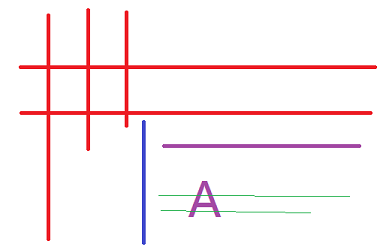
//> input picture images/morph01.png, 392 x 247 px
$ ./main060   (built with g++ and OpenCV 4)
//> lines starting //> are read from the running program, lines starting //| are printed output that depends on the picture; after the words box and inside, x2 and y2 are one past the last pixel; in counts of white or black regions, pixels touching at a corner belong together
/*
二值图像分析 – 霍夫直线检测二
OpenCV中还有另外一个霍夫直线检测的API，该API更为常用，它会直接返回直线的空间坐标点，比返回霍夫空间参数更加的直观，容易理解，而且还可以声明线段长度、间隔等参数，非常有用。该参数详解如下：
void cv::HoughLinesP(
	InputArray image,
	OutputArray lines,
	double rho,
	double theta,
	int threshold,
	double 	minLineLength = 0,
	double 	maxLineGap = 0
)
Image输入二值图像
Lines 返回的直线两个点
Rho 极坐标r得步长
Theta角度步长
Threshold累加器阈值
minLineLength最小线段长度
maxLineGap线段间隔
*/

#include <opencv2/opencv.hpp>
#include <iostream>

using namespace cv;
using namespace std;

int main(int argc, const char *argv[])
{
	Mat src = imread("../images/morph01.png");
//> src is the input picture: 247 rows x 392 cols, CV_8UC3; mean B, G, R 242.7, 240.9, 251.4
	if (src.empty()) {
		printf("could not load image...\n");
		return -1;
	}
	namedWindow("input", WINDOW_AUTOSIZE);
	imshow("input", src);

	// 去噪声与二值化
	Mat gray, binary;
	Canny(src, binary, 80, 160, 3, false);
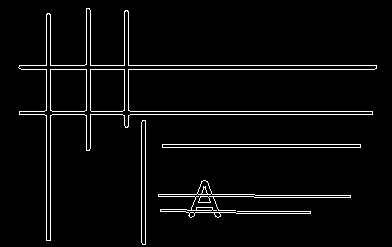
//> binary: 247 rows x 392 cols, CV_8UC1; 3.9% white in thin lines or dots, all inside (x1, y1, x2, y2) = (18, 8, 377, 245)
	imshow("binary", binary);
	imwrite("D:/binary.png", binary);

	vector<Vec4i> lines;
	HoughLinesP(binary, lines, 1, CV_PI / 180, 80, 30, 10);
//> lines = 20 lines (x1, y1, x2, y2), first 8: [19, 114, 372, 114], [21, 69, 374, 69], [19, 65, 376, 65], [19, 111, 372, 111], [50, 240, 50, 14], [46, 240, 46, 14], [162, 147, 360, 147], [162, 144, 360, 144]
	Mat result = Mat::zeros(src.size(), src.type());
	for (size_t i = 0; i < lines.size(); i++)
	{
		line(result, Point(lines[i][0], lines[i][1]),
			Point(lines[i][2], lines[i][3]), Scalar(0, 255, 0), 1, 8);
	}
//> this loop made 20 passes
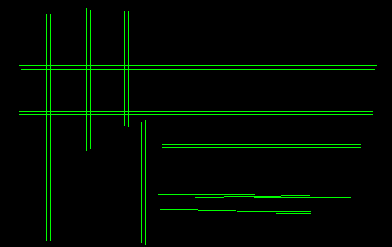
//> result: 247 rows x 392 cols, CV_8UC3; mean B, G, R 0, 9.2, 0
	imshow("contours", result);

	waitKey(0);
	destroyAllWindows();

	return 0;
}

$ run again, with images/morph02.png copied over images/morph01.png
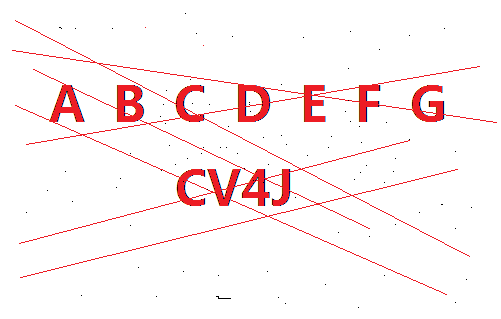
//> input picture images/morph02.png, 501 x 319 px
//> src is the input picture: 319 rows x 501 cols, CV_8UC3; mean B, G, R 242.9, 242.5, 252.7
//> `Canny(src, binary, 80, 160, 3, false);`:
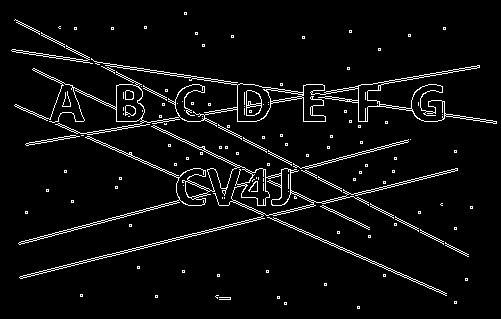
//> binary: 319 rows x 501 cols, CV_8UC1; 4.8% white in thin lines or dots
//> lines = 35 lines (x1, y1, x2, y2), first 8: [19, 277, 456, 168], [20, 278, 457, 169], [26, 145, 163, 121], [162, 170, 429, 288], [19, 244, 207, 194], [16, 52, 190, 77], [232, 199, 340, 247], [26, 143, 285, 98]
//> the loop `for (size_t i = 0; i < lines.size(); i++)` made 35 passes
//> after the loop `for (size_t i = 0; i < lines.size(); i++)`:
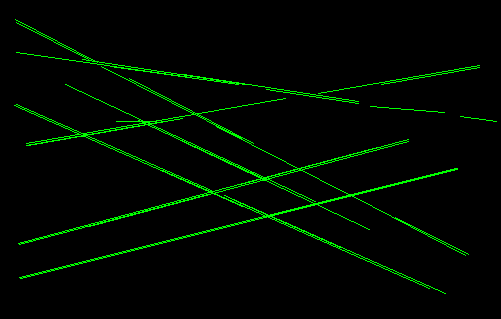
//> result: 319 rows x 501 cols, CV_8UC3; mean B, G, R 0, 8.8, 0

$ run again, with images/63_12_map.png copied over images/morph01.png
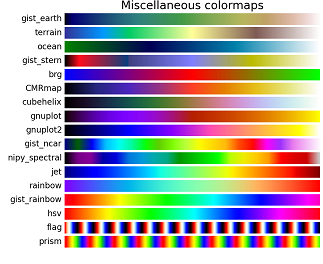
//> input picture images/63_12_map.png, 323 x 264 px
//> src is the input picture: 264 rows x 323 cols, CV_8UC3; mean B, G, R 168.2, 169.9, 175.9
//> `Canny(src, binary, 80, 160, 3, false);`:
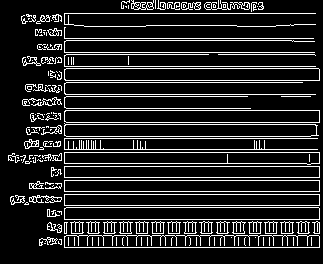
//> binary: 264 rows x 323 cols, CV_8UC1; 14.1% white in thin lines or dots
//> lines = 36 lines (x1, y1, x2, y2), first 8: [66, 207, 318, 207], [64, 138, 317, 138], [64, 166, 319, 166], [64, 152, 319, 152], [64, 52, 314, 52], [66, 68, 318, 68], [64, 219, 319, 219], [65, 80, 319, 80]
//> the loop `for (size_t i = 0; i < lines.size(); i++)` made 36 passes
//> after the loop `for (size_t i = 0; i < lines.size(); i++)`:
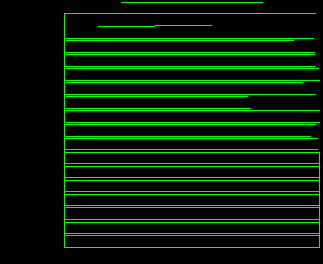
//> result: 264 rows x 323 cols, CV_8UC3; mean B, G, R 0, 25.4, 0
